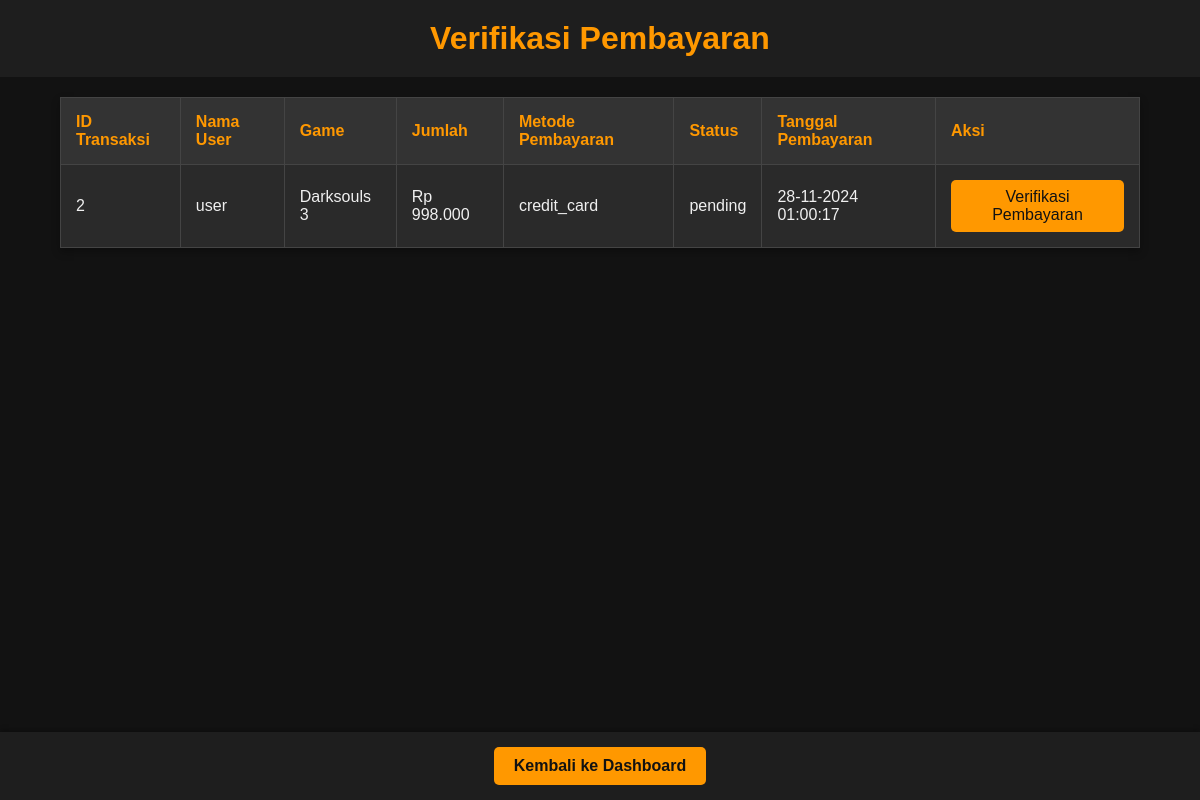
The page /verify_payments.php (signed in) on the database as committed earlier.
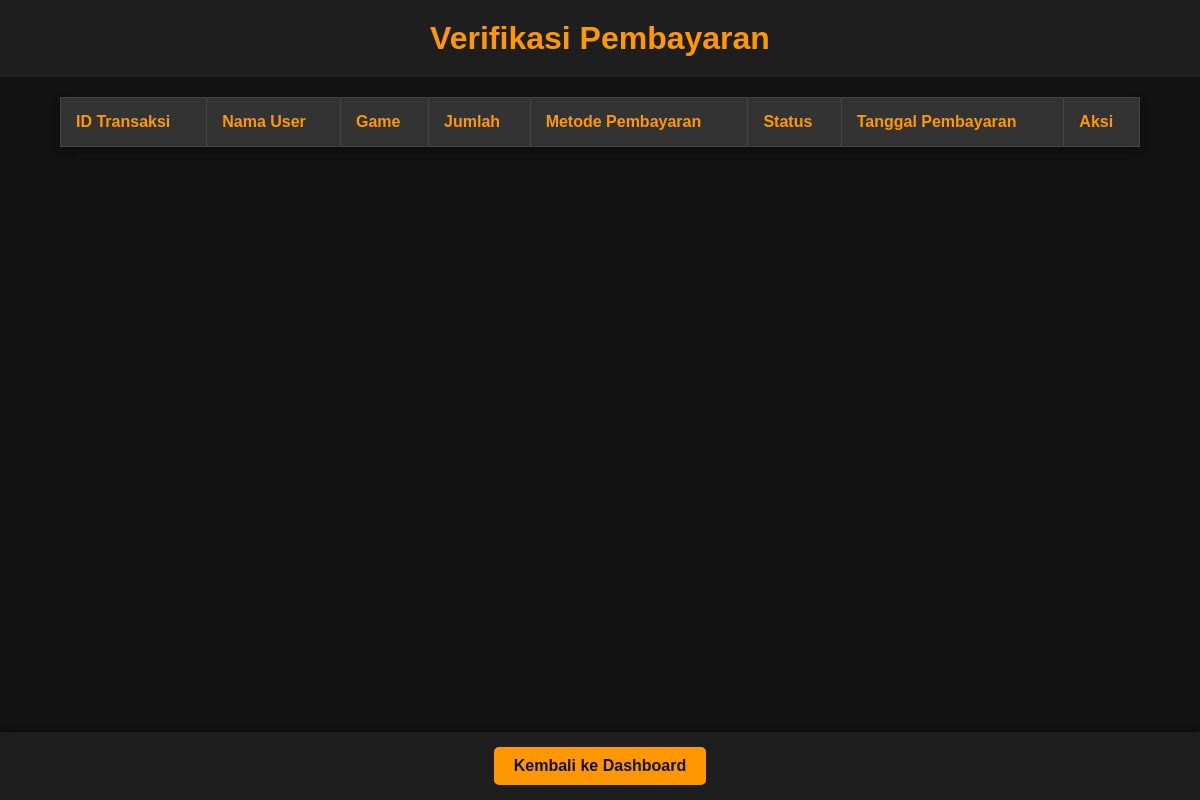
The same page on the database as committed later.
### tables this page shows
CREATE TABLE `transactions` (
  `id` int(11) NOT NULL,
  `user_id` int(11) NOT NULL,
  `game_id` int(11) NOT NULL,
  `amount` int(11) NOT NULL,
  `payment_method` varchar(50) NOT NULL,
  `status` varchar(50) NOT NULL,
  `total_amount` decimal(10,2) NOT NULL,
  `transaction_date` timestamp NOT NULL DEFAULT current_timestamp()
);

CREATE TABLE `users` (
  `id` int(11) NOT NULL,
  `username` varchar(100) NOT NULL,
  `email` varchar(100) NOT NULL,
  `password` varchar(255) NOT NULL,
  `membership_level` varchar(50) DEFAULT 'Regular',
  `created_at` timestamp NOT NULL DEFAULT current_timestamp()
);

CREATE TABLE `games` (
  `id` int(11) NOT NULL,
  `title` varchar(255) NOT NULL,
  `description` text NOT NULL,
  `price` decimal(10,2) NOT NULL,
  `stock` int(11) NOT NULL,
  `created_at` timestamp NOT NULL DEFAULT current_timestamp(),
  `image` varchar(255) NOT NULL
);

### verify_payments.php (the view, shortened to what this page needs)
<?php
require 'koneksi.php';
$query = "SELECT t.id, t.user_id, t.game_id, t.amount, t.payment_method, t.status, t.transaction_date,
                 g.title AS game_title, u.username AS user_name
          FROM transactions t
          JOIN games g ON t.game_id = g.id
          JOIN users u ON t.user_id = u.id
          WHERE t.status = 'pending'";
$result = $conn->query($query);
?>
<!DOCTYPE html>
<html lang="id">
<head>
    <link rel="stylesheet" href="verify_payments.css">
</head>
<body>
<header>
    <h1>Verifikasi Pembayaran</h1>
</header>
<main>
    <table>
        <thead>
            <tr>
                <th>ID Transaksi</th>
                <th>Nama User</th>
                <th>Game</th>
                <th>Jumlah</th>
                <th>Metode Pembayaran</th>
                <th>Status</th>
                <th>Tanggal Pembayaran</th>
                <th>Aksi</th>
            </tr>
        </thead>
        <tbody>
            <?php while ($payment = $result->fetch_assoc()): ?>
                <tr>
                    <td><?php echo $payment['id']; ?></td>
                    <td><?php echo $payment['user_name']; ?></td>
                    <td><?php echo $payment['game_title']; ?></td>
                    <td>Rp <?php echo number_format($payment['amount'], 0, ',', '.'); ?></td>
                    <td><?php echo $payment['payment_method']; ?></td>
                    <td><?php echo $payment['status']; ?></td>
                    <td><?php echo date('d-m-Y H:i:s', strtotime($payment['transaction_date'])); ?></td>
                    <td>
                        <?php if ($payment['status'] == 'pending'): ?>
                            <form method="POST" action="">
                                <button type="submit">Verifikasi Pembayaran</button>
                            </form>
                        <?php else: ?>
                            <span>Sudah Diverifikasi</span>
                        <?php endif; ?>
                    </td>
                </tr>
            <?php endwhile; ?>
        </tbody>
    </table>
</main>
<footer>
    <a href="admin_dashboard.php" class="btn">Kembali ke Dashboard</a>
</footer>
</body>
</html>

Rows that differ between the two databases and show on the page:
no longer on this page (row edited): transactions: id "2", user.username "user", game.title "Darksouls 3", amount "998.000", payment_method "credit_card", status "pending", transaction_date "28-11-2024 01:00:17"
